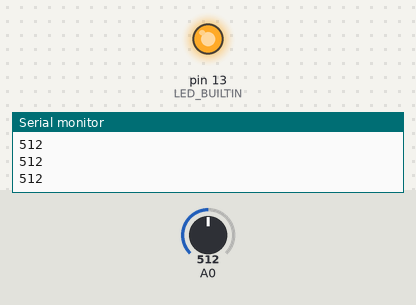
Bench run of a sketch on a simulated Arduino Uno, built with avr-gcc and run on an emulated ATmega328P. On the bench: output pins drawn as LEDs (lit = HIGH), the last lines printed to the serial monitor. The test bench sets the inputs (shaded band); at power-on: A0 = 512.

Above: at 1.2 s.
1.3 s: A0 set to 494
At 2.5 s:
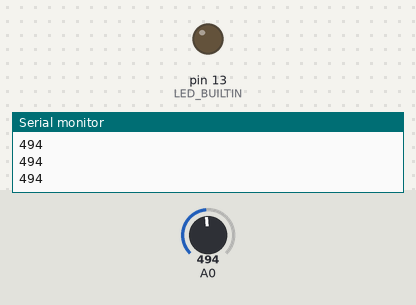
2.8 s: A0 set to 522
At 4.0 s:
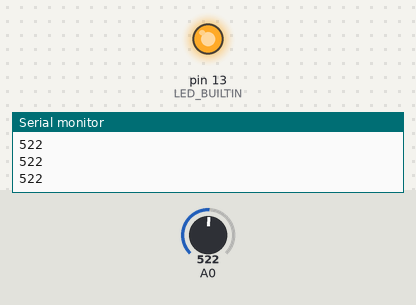
4.3 s: A0 set to 511
At 5.0 s:
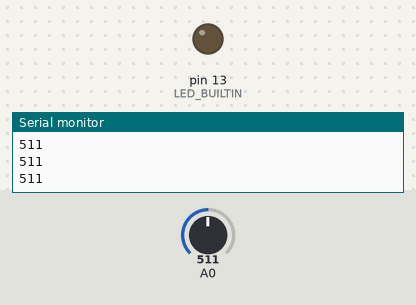
Timing chart, 0 to 7.3 s (numbered marks = the images above; inputs shaded):
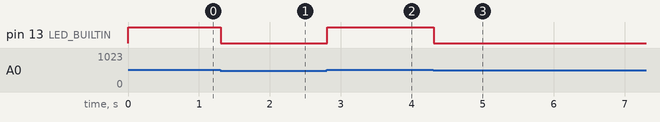

Measured:
- the behaviour switches between 512 and 511 on A0 (found by bisection; images 0 and 1)
- after the input at 1.3 s, pin 13 (LED_BUILTIN): HIGH → LOW at once
- after the input at 2.8 s, pin 13 (LED_BUILTIN): LOW → HIGH at once
- after the input at 4.3 s, pin 13 (LED_BUILTIN): HIGH → LOW at once

The sketch:

3.6-Conditionals_I.ino
```cpp
int LIGHT=0;
void setup() {
    pinMode(LED_BUILTIN, OUTPUT);
    Serial.begin(9600);
}

void loop() {
    LIGHT = analogRead(0);
    Serial.println(LIGHT);

    if(LIGHT >= 512) {
    digitalWrite(LED_BUILTIN, HIGH);
    }

    else{
    digitalWrite(LED_BUILTIN,LOW);
    }
}
```
